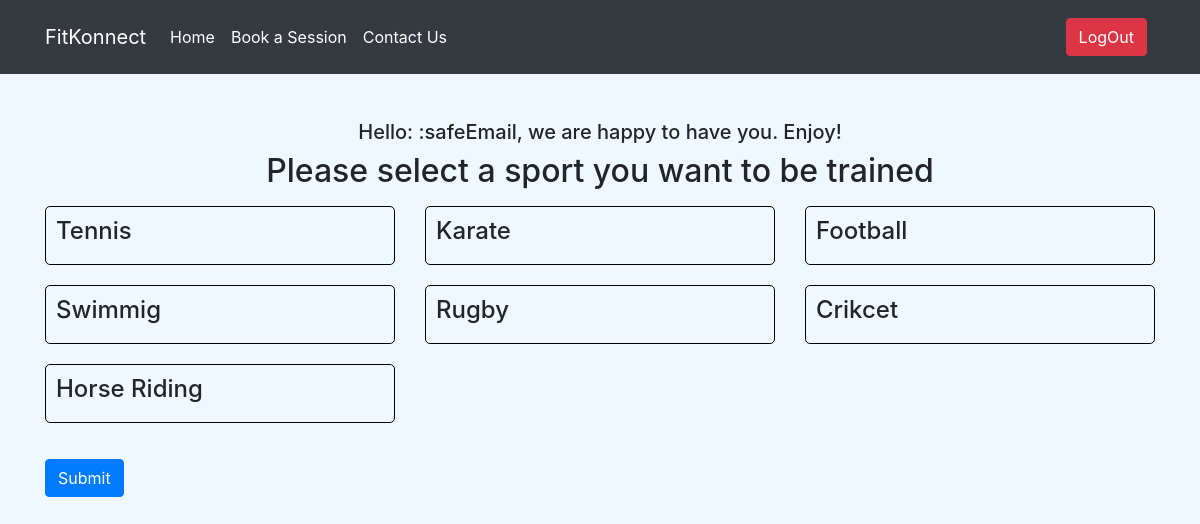
The page /client/selectionActivity.php (signed in) on the database as committed earlier.
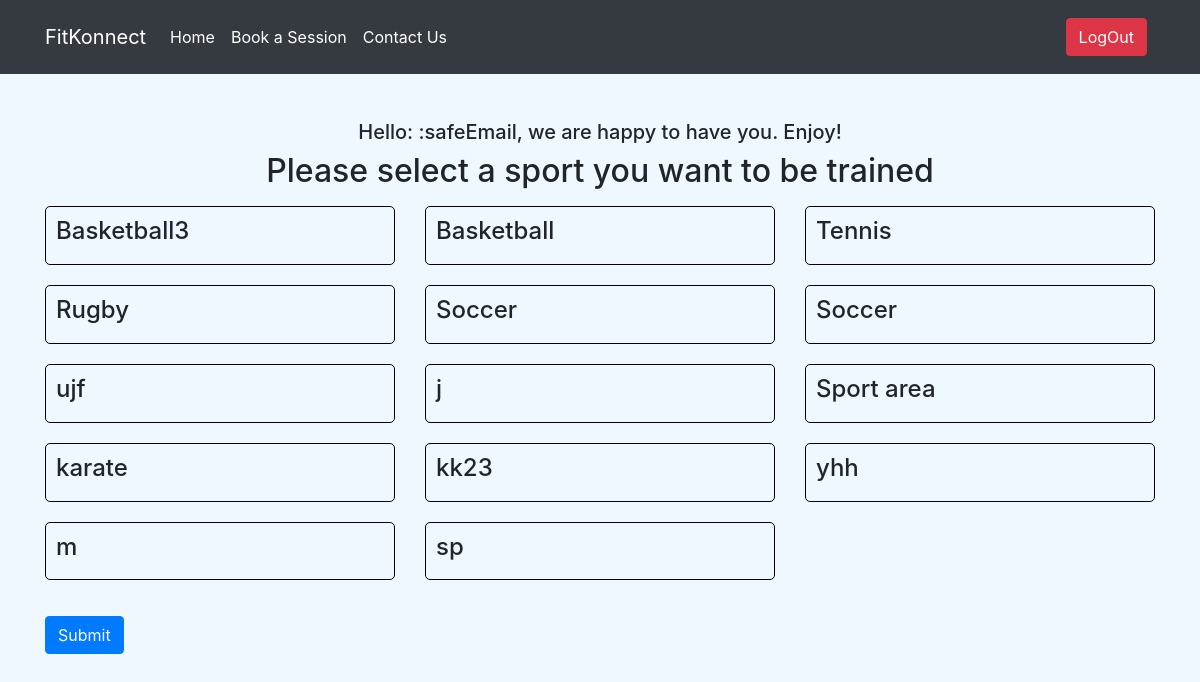
The same page on the database as committed later.
### tables this page shows
CREATE TABLE `availablesports` (
  `sportsCode` int(11) NOT NULL,
  `sportsName` varchar(20) NOT NULL,
  `sportDescription` varchar(500) NOT NULL,
  `Price` double NOT NULL DEFAULT 0,
  `TrainerID` int(11) NOT NULL DEFAULT 1,
  `dateCreated` datetime NOT NULL DEFAULT current_timestamp()
);

### client/selectionActivity.php (the view, shortened to what this page needs)
<?php
  include '../config/config.php';
?>
<!DOCTYPE html>
<html>
<head>
    <link rel="stylesheet" href="https://stackpath.bootstrapcdn.com/bootstrap/4.5.2/css/bootstrap.min.css">
    <link rel="stylesheet" href=" http://localhost/fitkonnect/css/style.css">
</head>
<body>
<?php include 'login-nav-bar.php' ?>
    <?php
    if(isset($_SESSION['email'])){
        echo '<div class="selection_activity">';
        echo '<h5 class="text text-center"> Hello: '.$_SESSION['email'].', we are happy to have you. Enjoy! </h5>';
        echo '</div>';
    }
    else{
        echo '<div>';
        echo '<h4 class="text text-center"> You must be logged in </h4>';
        echo '</div>';
        header("Location: login.php");
        exit;
    }
    ?>
    <div>
        <h2 class="text text-center">Please select a sport you want to be trained</h2>
    </div>
    <?php
    $query = "SELECT * FROM availableSports";
    $result = mysqli_query($conn, $query);
    if (mysqli_num_rows($result) > 0) {
        echo '<div class="container mt-3">';
        echo '<div class="row">';
        while ($row = mysqli_fetch_assoc($result)) {
            $sportsCode = $row['sportsCode'];
            $sportsName = $row['sportsName'];
            $boxClass = 'box';
            echo '<div class="col-sm-4">';
            echo '<div class="' . $boxClass . '" onclick="selectSports(\'' . $sportsCode . '\')">';
            echo '<h4>' . $sportsName . '</h4>';
            echo '</div>';
            echo '</div>';
        }
        echo '</div>';
        echo '</div>';
        echo '<div class="container mt-3">';
        echo '<button class="btn btn-primary" onclick="showResults()">Submit</button>';
        echo '</div>';
    } else {
        echo 'No sports available';
    }
    ?>
</body>
</html>

### client/login-nav-bar.php (shortened to what this page needs)
<nav class="navbar navbar-expand-lg navbar-dark bg-dark fixed-top" id="loginNav">
    <div class="container">
        <a class="navbar-brand" href="<?php include '../links.php' ?>">FitKonnect</a>
        <div class="collapse navbar-collapse" id="navbarNav">
            <ul class="navbar-nav mr-auto">
                <li class="nav-item ">
                    <a class="nav-link" href="<?php  include '../links.php'?>">Home</a>
                </li>
                <li class="nav-item active">
                    <a class="nav-link" href="<?php  include '../links.php'?>client/login.php">Book a Session</a>
                </li>
                <li class="nav-item">
                    <a class="nav-link" href="#">Contact Us</a>
                </li>
            </ul>
            <ul class="navbar-nav ml-auto">
                <li class="nav-item">
                    <a class="nav-link" href="<?php  include '../links.php'?>client/logout.php"><button class="btn btn-danger">LogOut</button> </a>
                </li>
            </ul>
        </div>
    </div>
</nav>

### links.php (shortened to what this page needs)
<?php
echo "http://localhost/Projects/FitKonnect/";
?>

### css/style.css (style rules this page uses)
body { background-color: #000; }
.navbar-nav .nav-link { color: #fff !important; }

### client/selectionActivity.php (style rules this page uses)
.box { border: 1px solid #000000; border-radius: 5px; cursor: pointer; padding:10px; margin-bottom: 20px; }
body { background-color: aliceblue; }
.navbar { padding: 10px; }
.selection_activity { margin-top: 10%; }

Rows that differ between the two databases and show on the page:
removed availablesports: sportsName "Karate"
removed availablesports: sportsName "Football"
removed availablesports: sportsName "Swimmig"
removed availablesports: sportsName "Crikcet"
removed availablesports: sportsName "Horse Riding"
added availablesports: sportsName "Basketball3"
added availablesports: sportsName "Basketball"
added availablesports: sportsName "Soccer"
added availablesports: sportsName "Soccer"
added availablesports: sportsName "ujf"
added availablesports: sportsName "j"
added availablesports: sportsName "Sport area"
added availablesports: sportsName "karate"
added availablesports: sportsName "kk23"
added availablesports: sportsName "yhh"
added availablesports: sportsName "m"
added availablesports: sportsName "sp"
